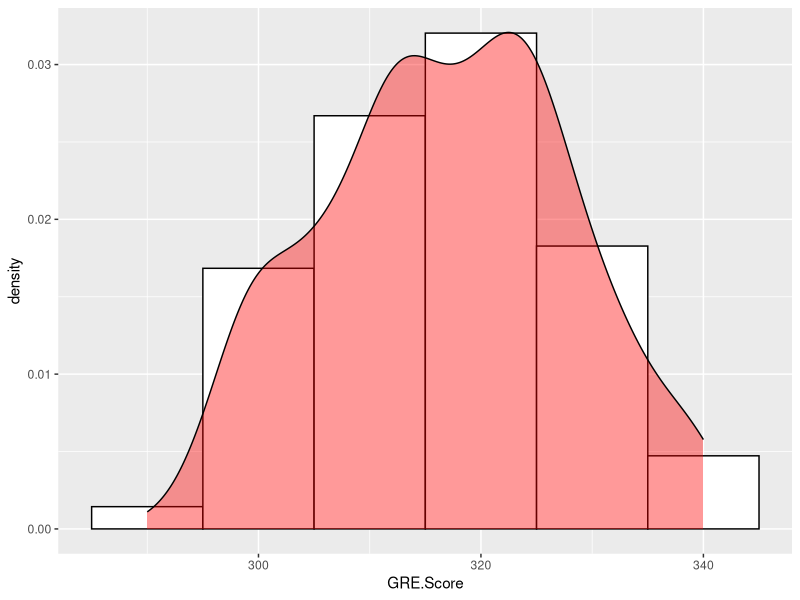
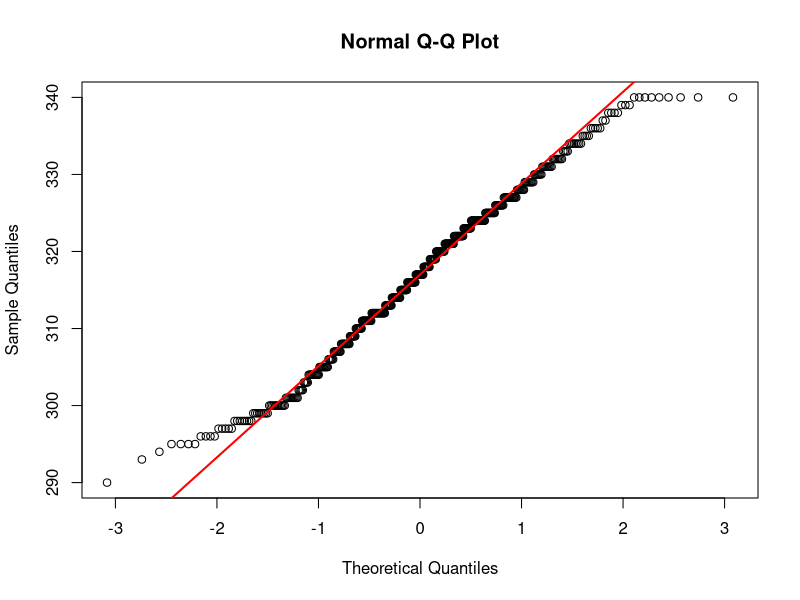
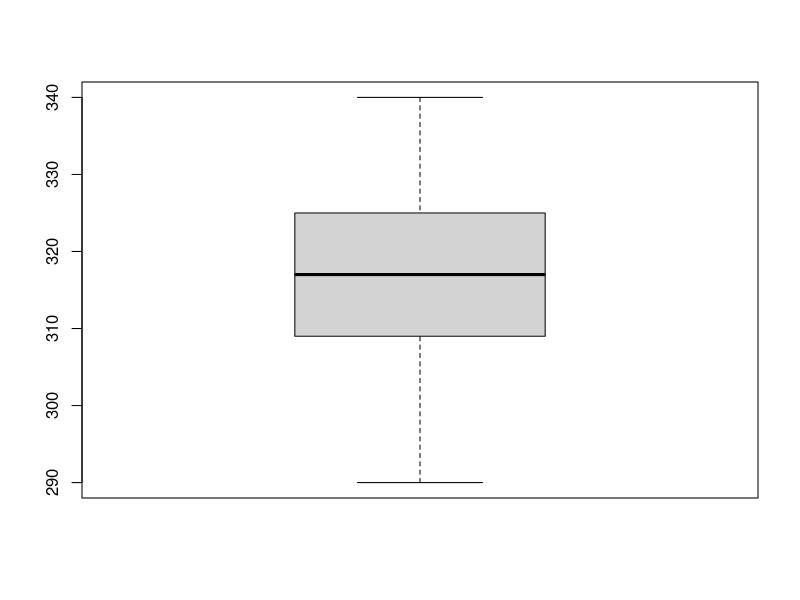
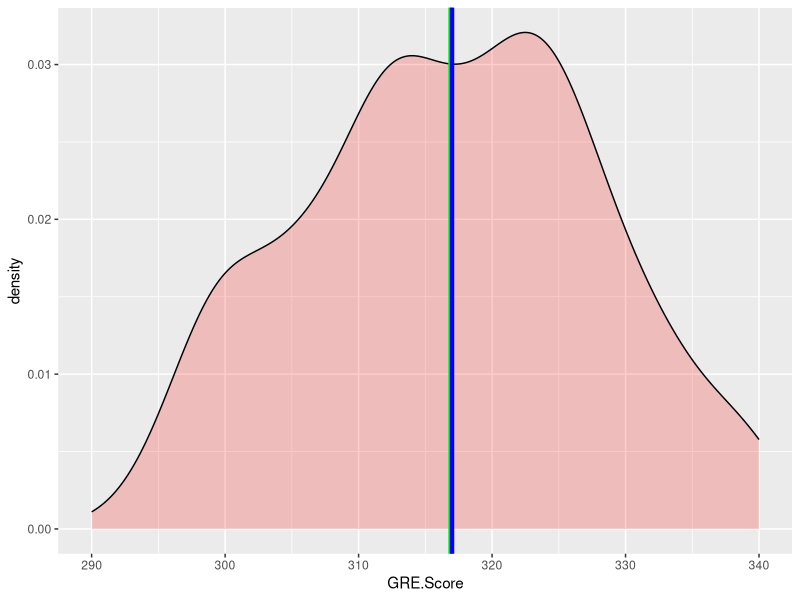
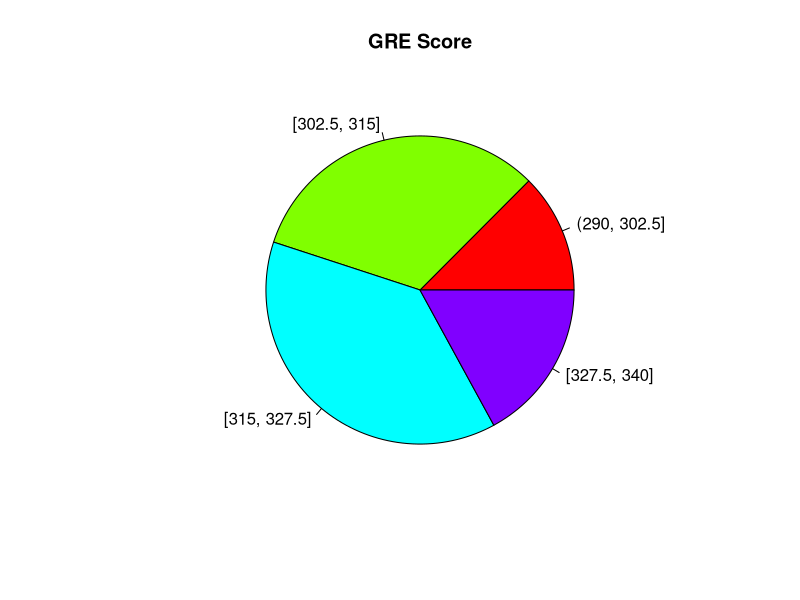
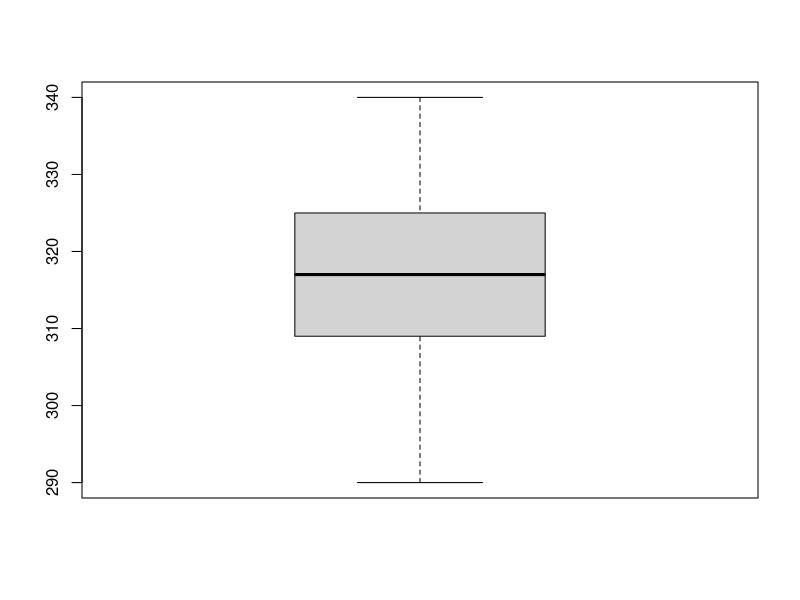
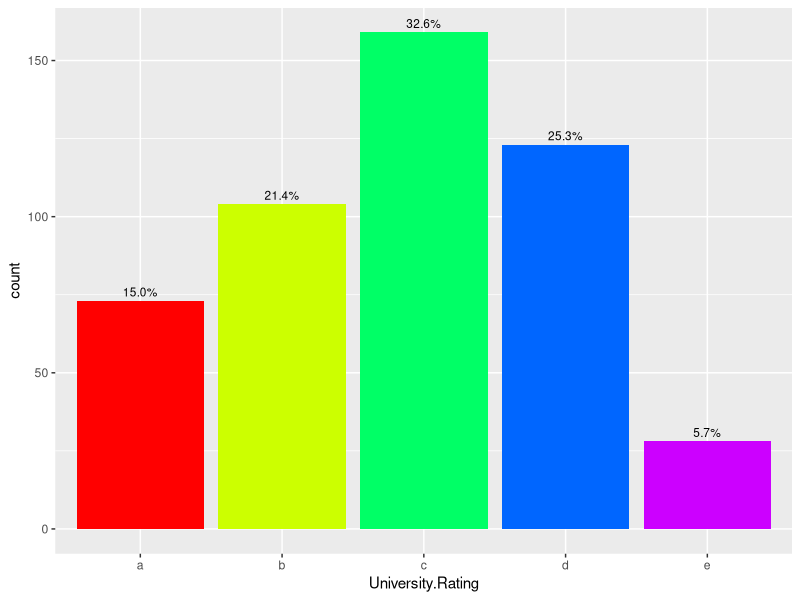
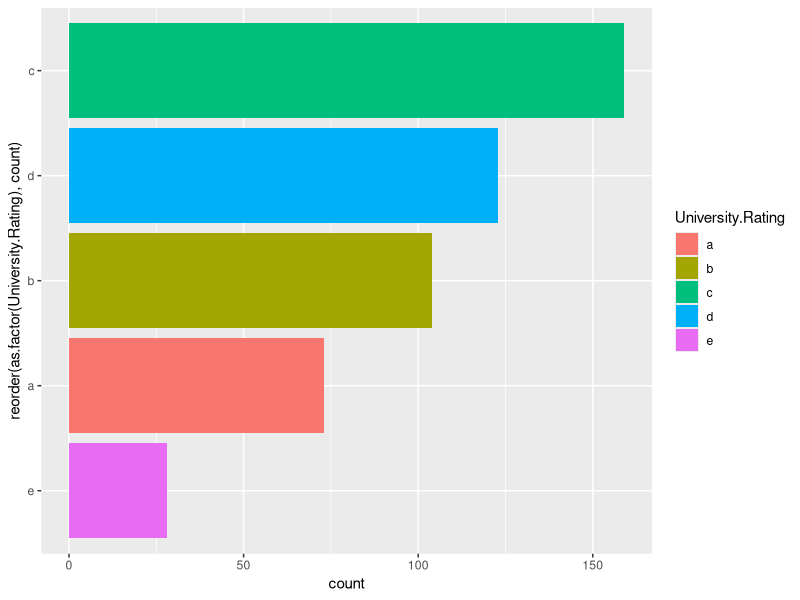

The R source for these figures, in order:
## Part 0
df <- read.csv(file = "./dataset/UniversityAdmissions.csv", header = TRUE,  sep = ",", row.names = NULL,  stringsAsFactors = FALSE)
dim(df)
colnames(df)[apply(df, 2, anyNA)]
sum(is.na(df$CGPA))
df <- na.omit(df)
dim(df)

## Part 1
library(ggplot2)
colData = df$GRE.Score

# A.
summary(colData)
ggplot(df, aes(x=GRE.Score)) +
    geom_histogram(binwidth=10, aes(y=..density..), color="black", fill="white") +
    geom_density(alpha=.4, fill="red")

# B.
qqnorm(colData)
qqline(colData, col = "red", lwd = 2)

# C.
library(e1071)
skewness(colData)

# D.
boxplot(colData)

# E.
mean(colData)
median(colData)
var(colData)
sqrt(var(colData))

# F.
ggplot(data=df, aes(x=GRE.Score)) +
    geom_density(alpha=.2, fill="red") +
    geom_vline(xintercept=mean(colData), size=1.5, color="green") +
    geom_vline(xintercept=median(colData), size=1.5, color="blue")

# G.
intervalNum <- 4
minData <- min(colData)
maxData <- max(colData)
intervalLength <- (maxData - minData) / intervalNum

intervals <- c()
labels <- c()
for (i in 0:intervalNum) {
    newVal <- minData + i * intervalLength
    if (i > 0) {
        lastVal <- tail(intervals, n=1)
        labels <- append(labels, sprintf("%s%s, %s]", if(i == 1) '(' else '[', lastVal, newVal))
    }
    intervals <- append(intervals, newVal)
}
slices <- cut(colData, breaks=intervals, include.lowest=TRUE)

pie(
    as.data.frame(table(slices))$Freq,
    labels=labels,
    col=rainbow(length(intervals) - 1),
    main="GRE Score"
)

# H.
quantile(colData)
boxplot(colData)


## Part2
colData = df$University.Rating

# A.
colDf = as.data.frame(
    table(
        colData,
        dnn=list("University Rating")
    ),
    responseName = "freq"
)

colDf$percentage = colDf$freq * 100 / sum(colDf$freq)

# B.
ggplot(data=df, aes(x=University.Rating, label=scales::percent(prop.table(stat(count))))) +
    geom_bar(fill=rainbow(length(unique(df$University.Rating)))) +
    geom_text(stat = 'count', position = position_dodge(.9), vjust = -0.5, size = 3)

# C.
library(dplyr)
ggplot(data=df %>% group_by(University.Rating) %>% summarize(count=n()),
    aes(x=reorder(as.factor(University.Rating), count), y=count, fill=University.Rating)) +
    geom_bar(stat="identity") +
    coord_flip()

# D.
ggplot(data=df, aes(x=University.Rating, y=Chance.of.Admit, color = University.Rating)) +
    geom_violin() +
    geom_boxplot(width=0.1)
